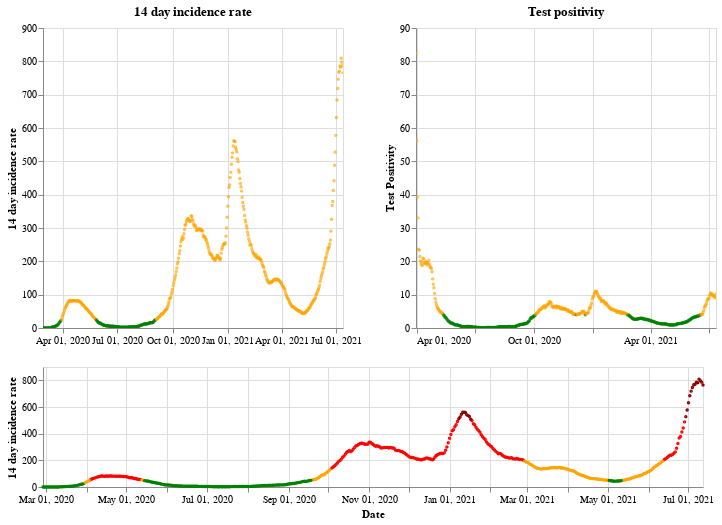

Notebook cell for this chart:
### Markdown cell above
## Scotland

### Code cell
plot_traffic_light('Scotland')

### Figure 1 — Vega-Lite specification as saved in the notebook (floating-point values rounded to 4 significant figures; data arrays with more than 128 entries replaced by an {"elided": "..."} marker saying what was removed)
{"config": {"view": {"continuousWidth": 400, "continuousHeight": 300}}, "vconcat": [{"hconcat": [{"mark": {"type": "point", "size": 2}, "encoding": {"color": {"condition": {"value": "green", "test": "(datum.twoWeeklyCasesRate <= 25)"}, "value": "orange"}, "tooltip": [{"type": "nominal", "field": "areaName"}, {"type": "temporal", "field": "date"}, {"type": "quantitative", "field": "twoWeeklyCasesRate"}, {"type": "quantitative", "field": "testPositivity"}], "x": {"type": "temporal", "axis": {"title": ""}, "field": "date", "scale": {"domain": {"selection": "DateBrush"}}, "timeUnit": "yearmonthdate"}, "y": {"type": "quantitative", "axis": {"title": "14 day incidence rate"}, "field": "twoWeeklyCasesRate"}}, "title": "14 day incidence rate", "width": 300}, {"mark": {"type": "point", "size": 2}, "encoding": {"color": {"condition": {"value": "green", "test": "(datum.testPositivity <= 4)"}, "value": "orange"}, "tooltip": [{"type": "nominal", "field": "areaName"}, {"type": "temporal", "field": "date"}, {"type": "quantitative", "field": "twoWeeklyCasesRate"}, {"type": "quantitative", "field": "testPositivity"}], "x": {"type": "temporal", "axis": {"title": ""}, "field": "date", "scale": {"domain": {"selection": "DateBrush"}}, "timeUnit": "yearmonthdate"}, "y": {"type": "quantitative", "axis": {"title": "Test Positivity"}, "field": "testPositivity"}}, "title": "Test positivity", "width": 300}]}, {"layer": [{"mark": {"type": "point", "size": 2}, "encoding": {"color": {"condition": {"value": "orange", "test": "(((datum.testPositivity < 4) && (datum.twoWeeklyCasesRate >= 50)) && (datum.twoWeeklyCasesRate < 200))"}, "value": "red"}, "opacity": {"condition": {"value": 1, "test": "((datum.twoWeeklyCasesRate >= 50) && (datum.twoWeeklyCasesRate < 500))"}, "value": 0}, "tooltip": [{"type": "nominal", "field": "areaName"}, {"type": "temporal", "field": "date"}, {"type": "quantitative", "field": "twoWeeklyCasesRate"}, {"type": "quantitative", "field": "testPositivity"}], "x": {"type": "temporal", "axis": {"title": "Date"}, "field": "date", "timeUnit": "yearmonthdate"}, "y": {"type": "quantitative", "axis": {"title": "14 day incidence rate"}, "field": "twoWeeklyCasesRate"}}, "selection": {"DateBrush": {"type": "interval", "encodings": ["x"], "fields": ["Time"]}}}, {"mark": {"type": "point", "size": 2}, "encoding": {"color": {"value": "darkred"}, "opacity": {"condition": {"value": 1, "test": "(datum.twoWeeklyCasesRate >= 500)"}, "value": 0}, "tooltip": [{"type": "nominal", "field": "areaName"}, {"type": "temporal", "field": "date"}, {"type": "quantitative", "field": "twoWeeklyCasesRate"}, {"type": "quantitative", "field": "testPositivity"}], "x": {"type": "temporal", "axis": {"title": "Date"}, "field": "date", "timeUnit": "yearmonthdate"}, "y": {"type": "quantitative", "axis": {"title": "14 day incidence rate"}, "field": "twoWeeklyCasesRate"}}}, {"mark": {"type": "point", "size": 2}, "encoding": {"color": {"condition": {"value": "green", "test": "((datum.testPositivity < 4) && (datum.twoWeeklyCasesRate < 50))"}, "value": "orange"}, "opacity": {"condition": {"value": 1, "test": "(datum.twoWeeklyCasesRate < 50)"}, "value": 0}, "tooltip": [{"type": "nominal", "field": "areaName"}, {"type": "temporal", "field": "date"}, {"type": "quantitative", "field": "twoWeeklyCasesRate"}, {"type": "quantitative", "field": "testPositivity"}], "x": {"type": "temporal", "axis": {"title": "Date"}, "field": "date", "timeUnit": "yearmonthdate"}, "y": {"type": "quantitative", "axis": {"title": "14 day incidence rate"}, "field": "twoWeeklyCasesRate"}}}], "height": 120, "width": 660}], "data": {"name": "data-172ba681b96b10f89d732ab4c7b61828"}, "$schema": "https://vega.github.io/schema/vega-lite/v4.8.1.json", "datasets": {"data-172ba681b96b10f89d732ab4c7b61828": {"elided": "501 records"}}}
